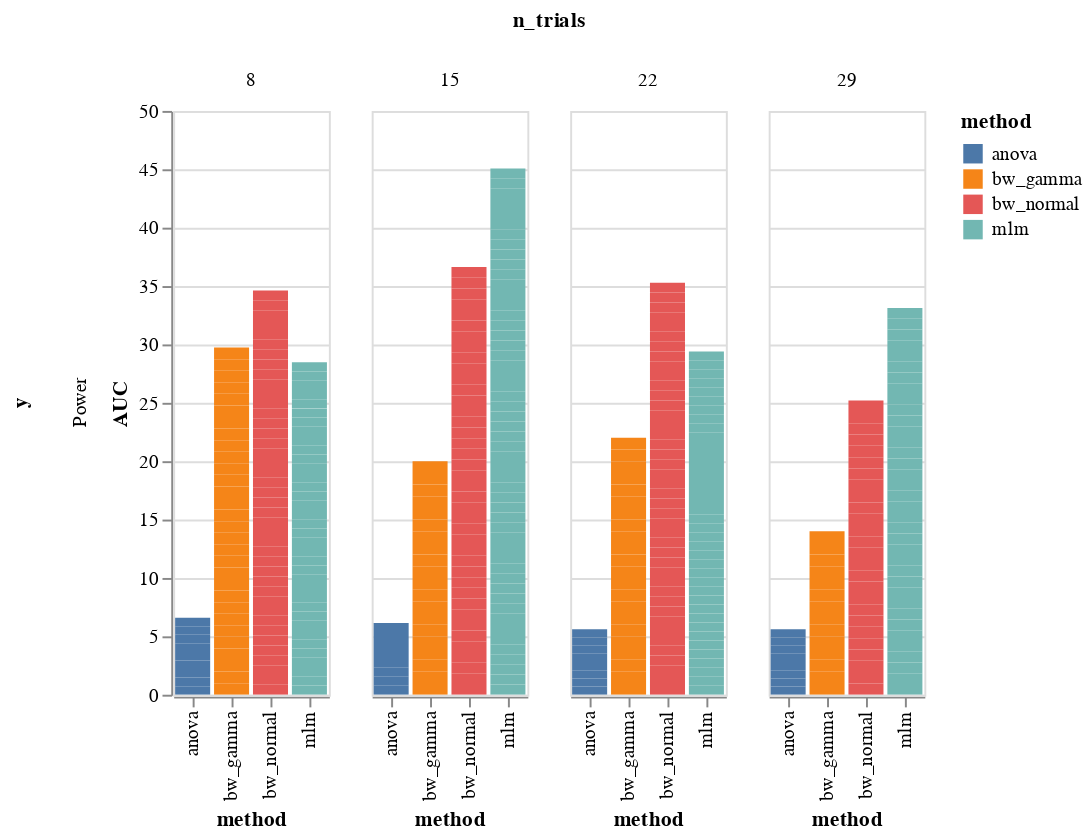
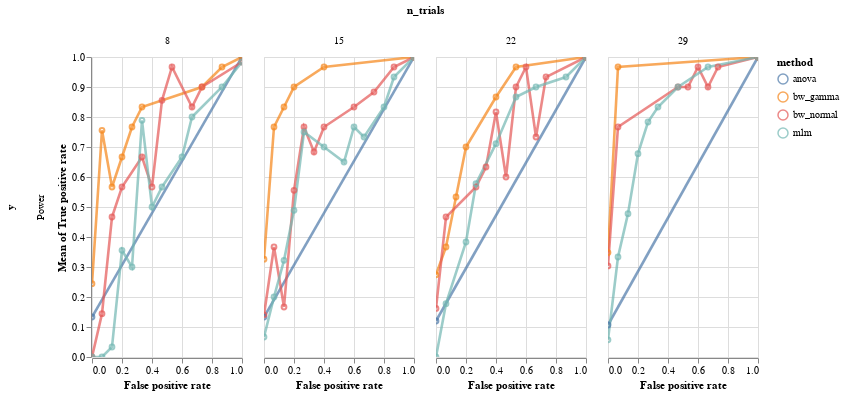

Here is the notebook cell these charts were saved with, in order:
### Code cell
reload(model_comparison)
df = model_comparison.make_roc_auc(res, binary=False, groups=('method', 'y', 'n_trials'))

bars, roc = model_comparison.plot_roc(df)
bars.facet(column='n_trials', row='y').properties().display()
roc.facet(column='n_trials', row='y').properties()

### Figure 1 — Vega-Lite specification as saved in the notebook (floating-point values rounded to 4 significant figures; data arrays with more than 128 entries replaced by an {"elided": "..."} marker saying what was removed)
{"config": {"view": {"continuousWidth": 400, "continuousHeight": 300}}, "data": {"name": "data-d1ba7d97654e79c5dcf3ffca9c01afc3"}, "facet": {"column": {"type": "quantitative", "field": "n_trials"}, "row": {"type": "nominal", "field": "y"}}, "spec": {"mark": "bar", "encoding": {"color": {"type": "nominal", "field": "method"}, "x": {"type": "nominal", "field": "method"}, "y": {"type": "quantitative", "field": "AUC"}}, "selection": {"selector024": {"type": "interval", "bind": "scales", "encodings": ["x", "y"]}}}, "$schema": "https://vega.github.io/schema/vega-lite/v4.8.1.json", "datasets": {"data-d1ba7d97654e79c5dcf3ffca9c01afc3": {"elided": "430 records"}}}

### Figure 2 — Vega-Lite specification as saved in the notebook (floating-point values rounded to 4 significant figures; data arrays with more than 128 entries replaced by an {"elided": "..."} marker saying what was removed)
{"config": {"view": {"continuousWidth": 400, "continuousHeight": 300}}, "data": {"name": "data-d1ba7d97654e79c5dcf3ffca9c01afc3"}, "facet": {"column": {"type": "quantitative", "field": "n_trials"}, "row": {"type": "nominal", "field": "y"}}, "spec": {"layer": [{"mark": {"type": "line", "opacity": 0.7, "size": 2.6}, "encoding": {"color": {"type": "nominal", "field": "method"}, "x": {"type": "quantitative", "field": "False positive rate"}, "y": {"type": "quantitative", "aggregate": "mean", "field": "True positive rate"}}, "selection": {"selector023": {"type": "interval", "bind": "scales", "encodings": ["x", "y"]}}}, {"mark": {"type": "point", "opacity": 0.7, "size": 22.6}, "encoding": {"color": {"type": "nominal", "field": "method"}, "x": {"type": "quantitative", "field": "False positive rate"}, "y": {"type": "quantitative", "aggregate": "mean", "field": "True positive rate"}}}], "width": 150}, "$schema": "https://vega.github.io/schema/vega-lite/v4.8.1.json", "datasets": {"data-d1ba7d97654e79c5dcf3ffca9c01afc3": {"elided": "430 records"}}}
